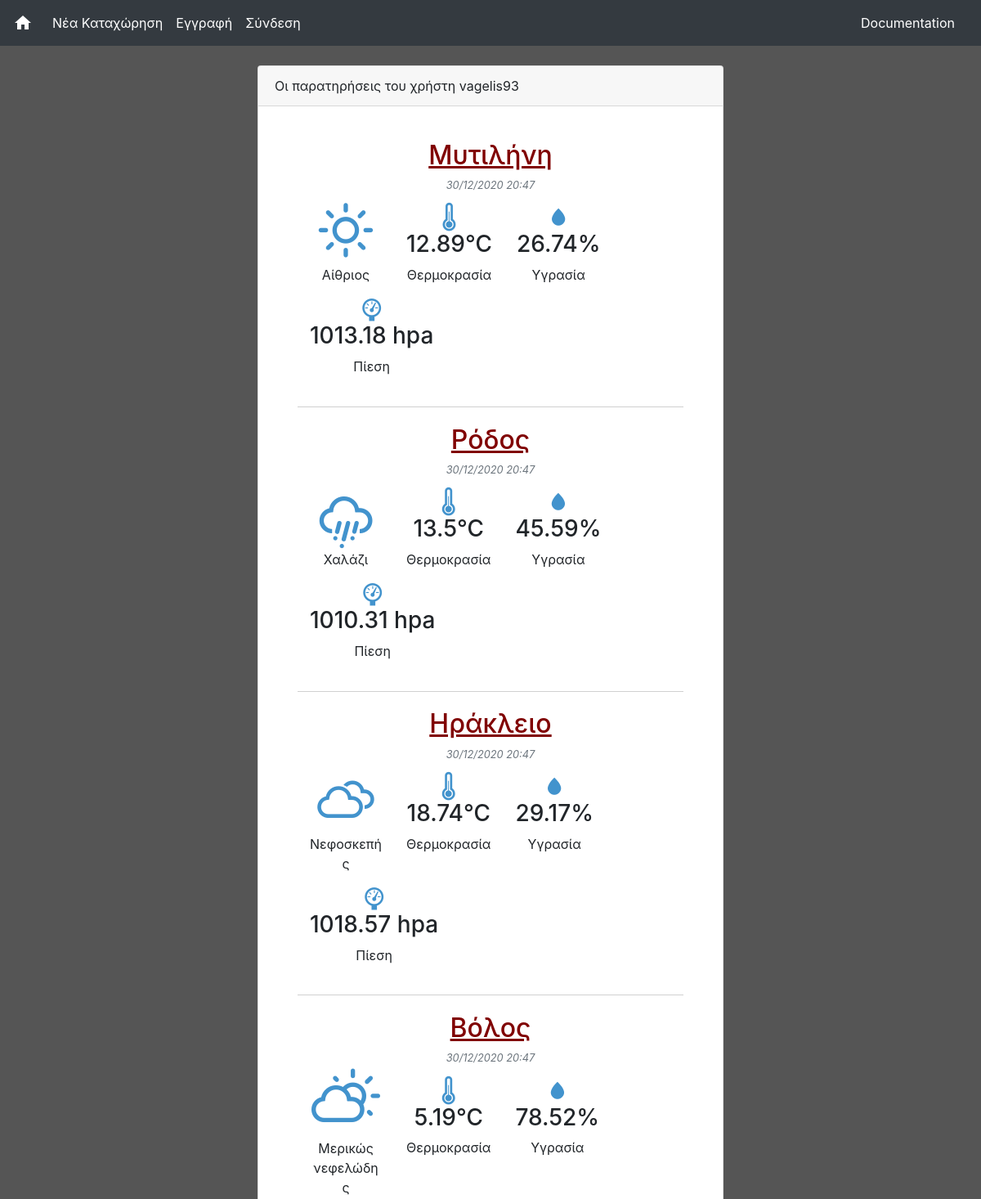
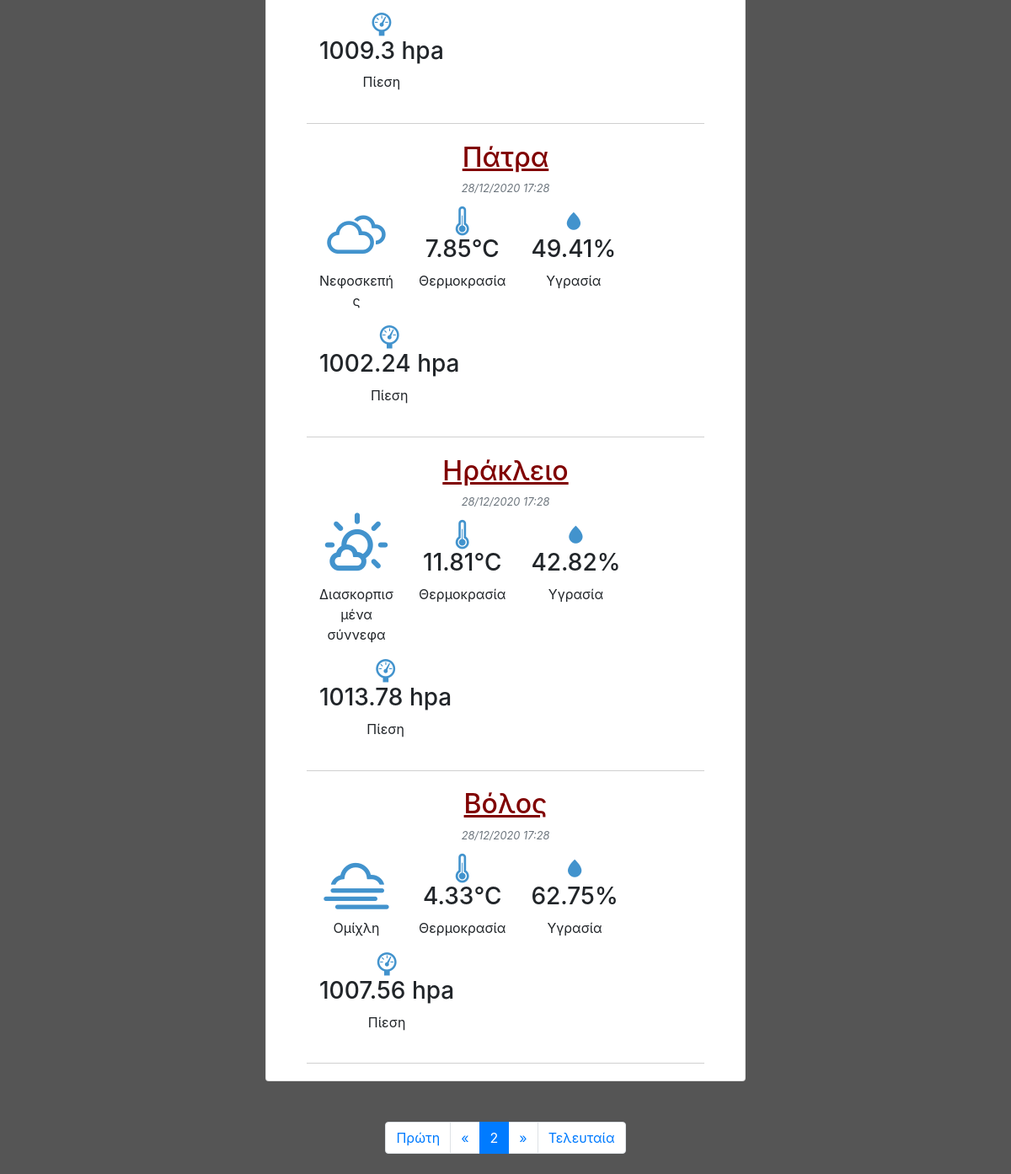
Screenshot of /userobservations.php?user=vagelis93&page=2 with the database file from the repository (2 pictures, top to bottom).
### tables this page shows
CREATE TABLE "observations" (
	"id"	INTEGER UNIQUE,
	"date"	INTEGER NOT NULL,
	"user"	TEXT NOT NULL,
	"latitude"	REAL NOT NULL,
	"longtitude"	REAL NOT NULL,
	"name"	TEXT,
	"temperature"	REAL,
	"humidity"	REAL,
	"pressure"	REAL,
	"conditions"	TEXT,
	"notes"	TEXT,
	PRIMARY KEY("id" AUTOINCREMENT)
);

### userobservations.php (the view, shortened to what this page needs)
<?php session_start();
$page=1;
if (isset($_GET['page'])) {
	$page=intval($_GET['page']);
}
$records_per_page = 7;
$offset = ($page-1) * $records_per_page;
$db = new SQLite3('databases/database.db');
$username = $_GET['user'];
$observations = $db->query("SELECT * FROM observations WHERE user=\"{$username}\" ORDER BY date DESC LIMIT {$records_per_page} OFFSET {$offset}");
$total_pages = ceil ($db->querySingle("SELECT COUNT(*) as count FROM observations WHERE user=\"{$username}\" ORDER BY date DESC")/$records_per_page);
?>
<html lang="el">
	<head>
		<?php include("includes/frameworks.php")?>
	</head>
	<body>
		<div class="container-fluid h-100">
			<div class="row">
				<div class="col nopadding">
				  <?php include("includes/navmenu.php") ?>
				</div>
			</div>
			<div class="row justify-content-center">
				<div class="col-lg-6">
					<div class="card my-4">
						<div class="card-header">
							Οι παρατηρήσεις του χρήστη <?=$username;?>
						</div>
						<div class="card-body px-5">
							<?php while($row = $observations->fetchArray()): ?>
							<?php $icon = $db->query("SELECT icon FROM conditions WHERE name=\"{$row['conditions']}\"")->fetchArray()['icon'];?>
							<div class="col-auto line-devide">
								<div class="row justify-content-center m-0">
									<div class="col-auto my-auto justify-content-center">
										<h2><a style="text-decoration-line: underline;color:maroon;" href="/obsdetails.php?id=<?=$row['id']?>"><?=$row['name']?></a></h2>
									</div>
								</div>
								<div class="row justify-content-center mb-3">
									<small class="text-muted font-italic"><?=date('d/m/Y H:i', $row['date']);?></small>
								</div>
								<div class="row ">
									<div class="col-3 text-center justify-content-center">
										<div class="text-center"><i class="wi weather-icon-color-blue <?=$icon?>" style="font-size: 60px;margin-bottom:0.2em;"></i></div>
										<div class="text-center"><p><?=$row['conditions']?></p></div>
									</div>
									<div class="col-auto text-center justify-content-center">
										<div><i class="wi weather-icon-color-blue wi-thermometer" style="font-size: 30px;"></i></div>
										<div class="text-center"><h3><?=$row['temperature']?>&#8451;</h3></div>
										<div class="text-center"><p>Θερμοκρασία</p></div>
									</div>
									<div class="col-auto text-center justify-content-center">
										<i class="wi weather-icon-color-blue wi-raindrop" style="font-size: 30px;"></i>
										<div class="text-center"><h3><?=$row['humidity']?>%</h3></div>
										<div class="text-center"><p>Υγρασία</p></div>
									</div>
									<div class="col-auto text-center justify-content-center">
										<i class="wi weather-icon-color-blue wi-barometer" style="font-size: 30px;"></i>
										<div class="text-center"><h3><?=$row['pressure']?> hpa</h3></div>
										<div class="text-center"><p>Πίεση</p></div>
									</div>
								</div>
							</div>
							<?php endwhile; ?>
						</div>
					</div>
				</div>
			</div>
			<div class="row justify-content-center">
				<div class="col-auto">
					<nav aria-label="Page navigation" class="m-4">
					  <ul class="pagination" style="place-content: center;">
						<?php if($page-1>0): ?>
						<li class="page-item"><a class="page-link" href="<?="?user=".$username."&page=1"?>">Πρώτη</a></li>
						<li class="page-item"><a class="page-link" href="<?="?user=".$username."&page=".($page-1)?>"><span aria-hidden="true">&laquo;</span></a></li>
						<?php endif; ?>
						<li class="page-item active" aria-current="page"><a class="page-link" href="#"><?=$page?></a></li>
						<?php if($page+1<=$total_pages): ?>
						<li class="page-item"><a class="page-link" href="<?="?user=".$username."&page=".($page+1)?>"><span aria-hidden="true">&raquo;</span></a></li>
						<li class="page-item"><a class="page-link" href="<?="?user=".$username."&page=".$total_pages?>">Τελευταία</a></li>
						<?php endif; ?>
					  </ul>
					</nav>
				</div>
			</div>
		</div>
	</body>
</html>

### styles/mystyle.css (style rules this page uses)
.nopadding { padding:0px 0px 0px 0px; }
html, body { height:100%; width:100%; background-color:#555555; }
.weather-icon-color-blue { color:#4293cd!important; }
.line-devide { border-bottom: 1px solid #d0d0d0; padding-bottom: 1.3em; margin-top: 1.3em; }

### rows the page displays
observations: name "Μυτιλήνη", date "30/12/2020 20:47", conditions "Αίθριος", temperature "12.89", humidity "26.74", pressure "1013.18"
observations: name "Ρόδος", date "30/12/2020 20:47", conditions "Χαλάζι", temperature "13.5", humidity "45.59", pressure "1010.31"
observations: name "Ηράκλειο", date "30/12/2020 20:47", conditions "Νεφοσκεπής", temperature "18.74", humidity "29.17", pressure "1018.57"
observations: name "Βόλος", date "30/12/2020 20:47", conditions "Μερικώς νεφελώδης", temperature "5.19", humidity "78.52", pressure "1009.3"
observations: name "Πάτρα", date "28/12/2020 17:28", conditions "Νεφοσκεπής", temperature "7.85", humidity "49.41", pressure "1002.24"
observations: name "Ηράκλειο", date "28/12/2020 17:28", conditions "Διασκορπισμένα σύννεφα", temperature "11.81", humidity "42.82", pressure "1013.78"
observations: name "Βόλος", date "28/12/2020 17:28", conditions "Ομίχλη", temperature "4.33", humidity "62.75", pressure "1007.56"

### other values shown
$username "vagelis93"
$page "2"
